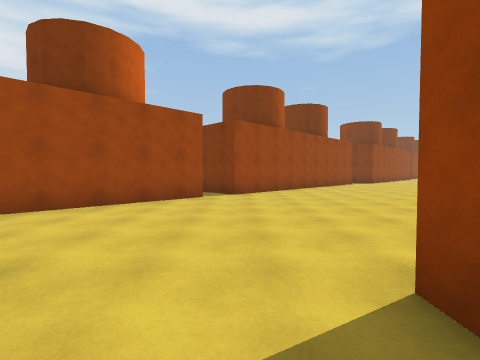
[1] (above)

24 first-person views from a walk through a scene from a Unity 3-D project. The camera is 1.5 m above the floor, tilts 2° down and sees 85° across. The floor is counted in squares, 2 m on a side. Each view is taken from the middle of a square. On the plan, view 1 faces up. The plan holds only what a view shows up to about 9 squares ahead; the rest is blank. The place goes on beyond the plan. The player is left out.

[2]
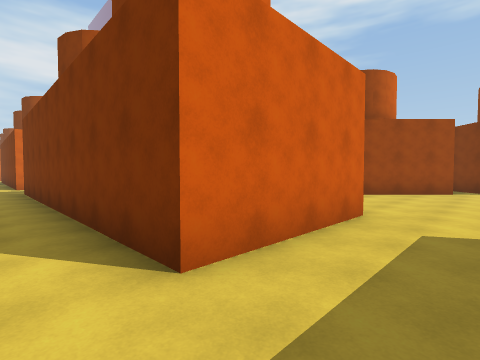

[3]
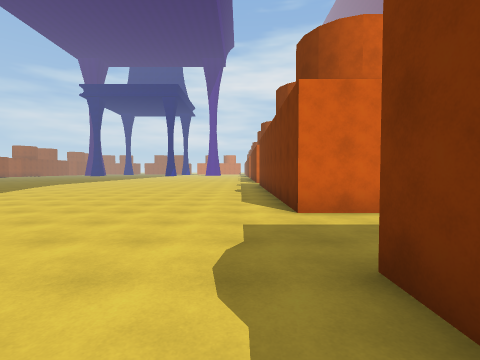

[4]
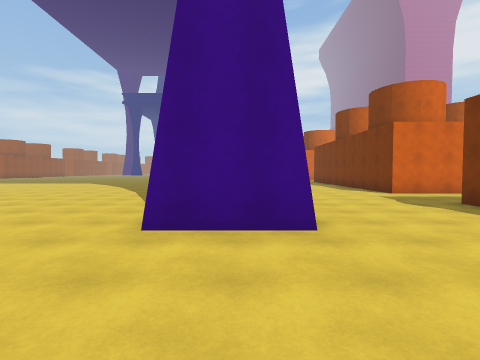

[5]
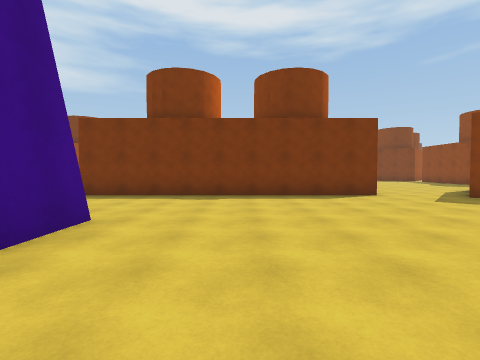

[6]
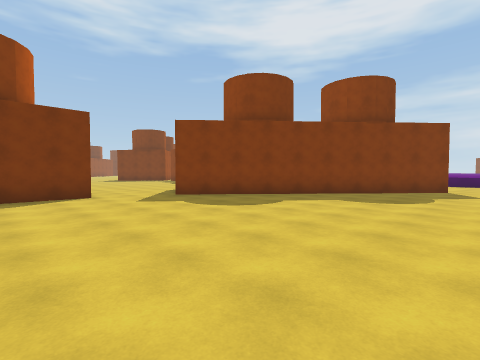

[7]
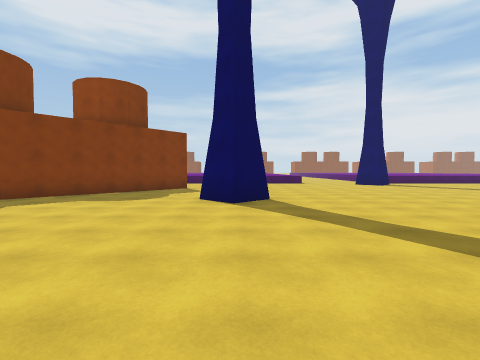

[8]
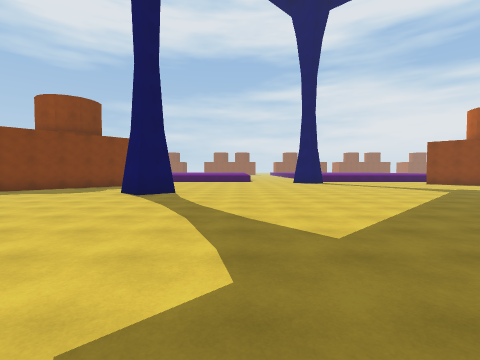

[9]
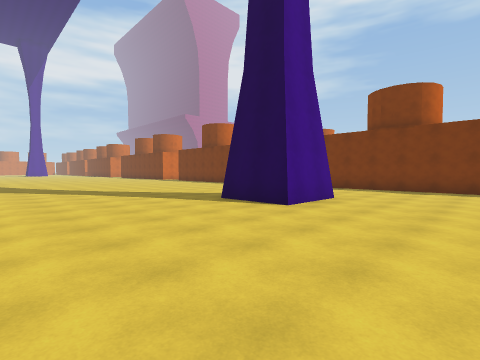

[10]
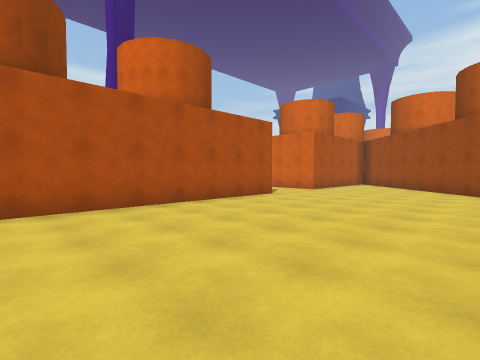

[11]
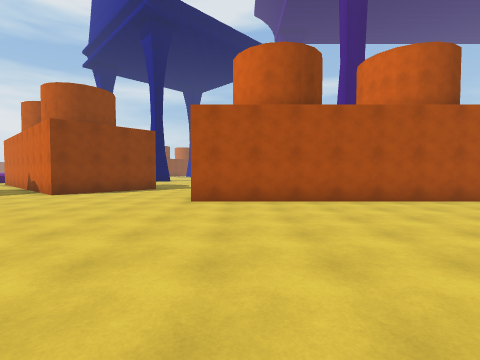

[12]
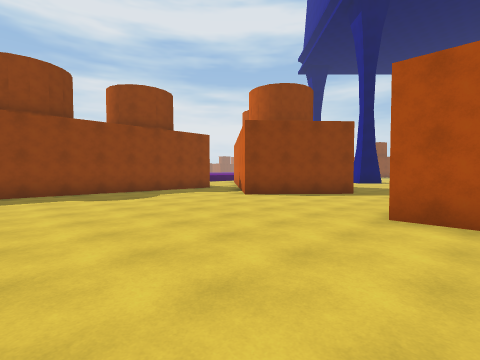

[13]
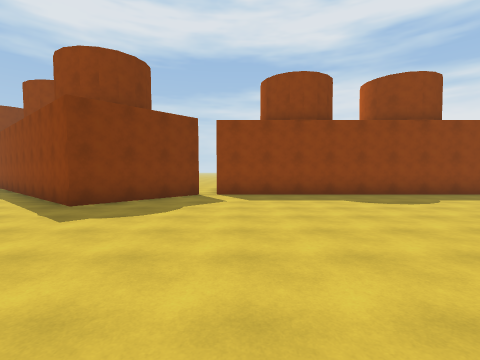

[14]
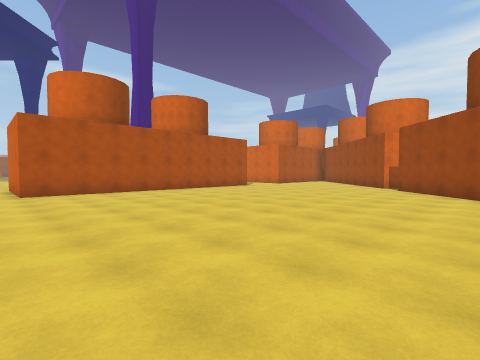

[15]
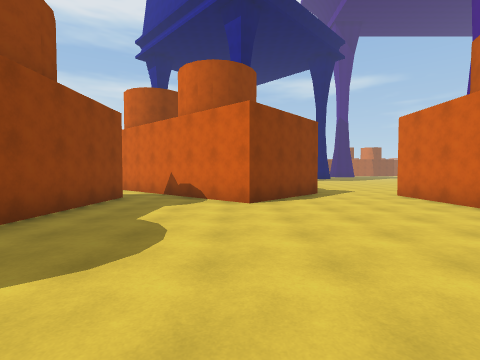

[16]
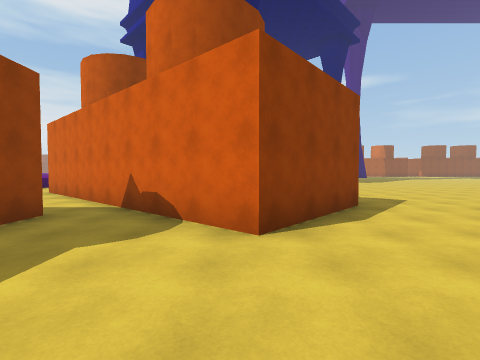

[17]
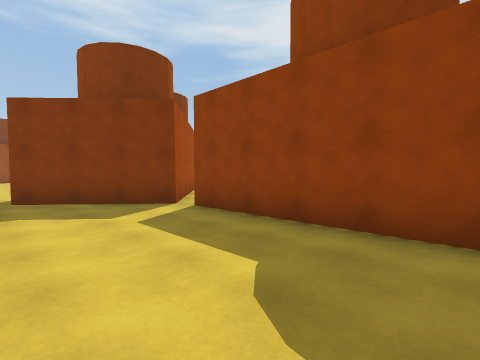

[18]
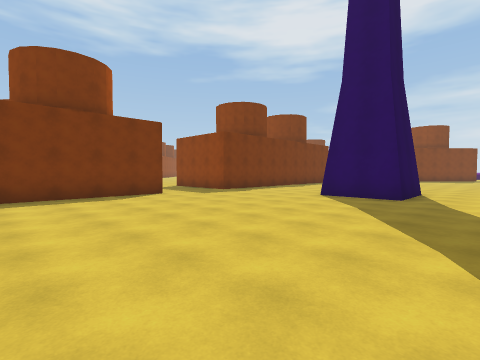

[19]
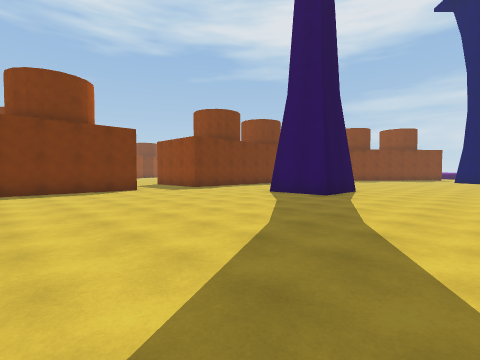

[20]
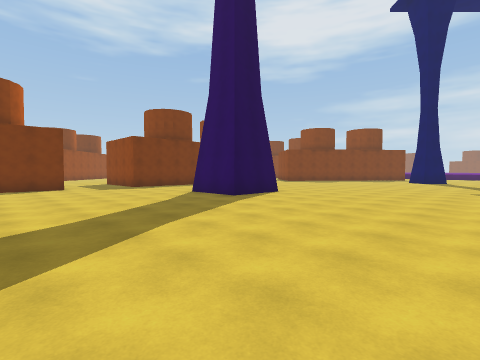

[21]
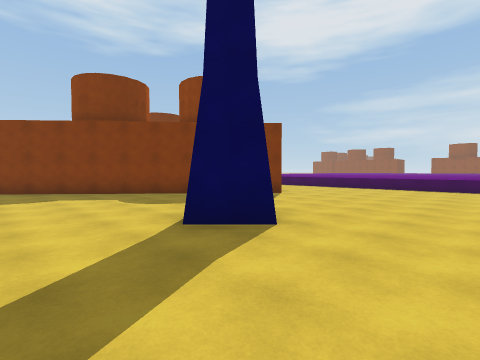

[22]
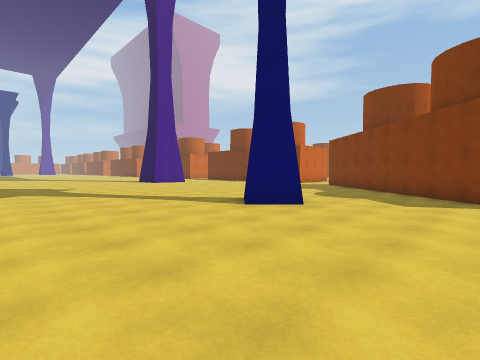

[23]
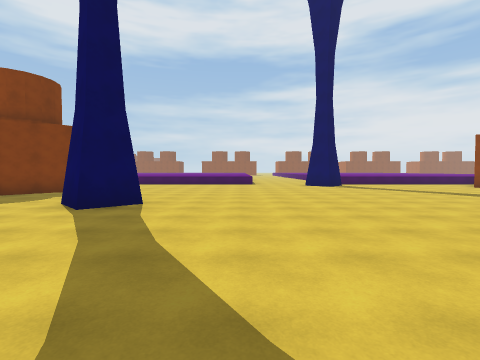

[24]
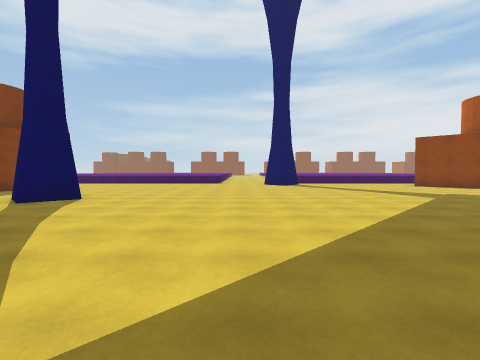

### Floor plan
Points are (right, up) in squares from view 1. A wall is a line through its corners. A room is listed if a view was taken in it or the views show most of it. See-through windows are left out.
Room 1 (views 1, 2, 3, 4, 5, 6, 7, 8, 9, 18, 19, 20, 21, 22, 23, 24)
walls: (3.7, -6) (3.7, -8.2) (1.6, -8.2) (1.6, -6); (15.9, -10.8) (14.9, -11.7) (14.1, -10.9) (15, -9.9); (19.3, -8.8) (12.4, -2.7); (10.2, -0.6) (10.2, -2) (1, -2); (1.1, 1.1) (1.1, 1.6); (-1.6, 1.6) (-1.6, -2) (-6.5, -2)
ways out: opening at (-0.5, 1) to room 2; opening at (11.5, -1.5) to room 2
Room 2 (views 10, 11, 12, 13, 14, 15, 16, 17)
walls: (12.4, -2.7) (14.8, 0) (19.5, -4.2); (1.1, 1.6) (10.2, 1.6) (10.2, -0.6); (2.2, 10.7) (-0.1, 8.4) (-0.9, 9.1); (-1, 7.5) (-4.1, 4.5); (18.3, -1.4) (18.3, 7.8); (19.5, 9.8) (18.2, 8.3) (15.5, 10.6) (16.3, 11.6)
ways out: opening at (-0.5, 1) to room 1; opening at (11.5, -1.5) to room 1

Where each view was taken, in squares from view 1:
view 1: 0 up, 0 right, facing up
view 2: 3 down, 0 right, facing up-left
view 3: 3 down, 3 right, facing left
view 4: 7 down, 7 right, facing left
view 5: 10 down, 6 right, facing up
view 6: 10 down, 8 right, facing up-right
view 7: 11 down, 8 right, facing right
view 8: 14 down, 6 right, facing right
view 9: 13 down, 7 right, facing up-left
view 10: 7 up, 8 right, facing down-left
view 11: 8 up, 9 right, facing down
view 12: 6 up, 9 right, facing down-right
view 13: 7 up, 10 right, facing right
view 14: 11 up, 11 right, facing down-left
view 15: 6 up, 15 right, facing down
view 16: 3 up, 15 right, facing down
view 17: 3 up, 15 right, facing up-right
view 18: 10 down, 6 left, facing up-right
view 19: 12 down, 6 left, facing up-right
view 20: 14 down, 4 left, facing up-right
view 21: 14 down, 12 right, facing up-right
view 22: 16 down, 19 right, facing up-left
view 23: 14 down, 9 right, facing right
view 24: 16 down, 8 right, facing right
